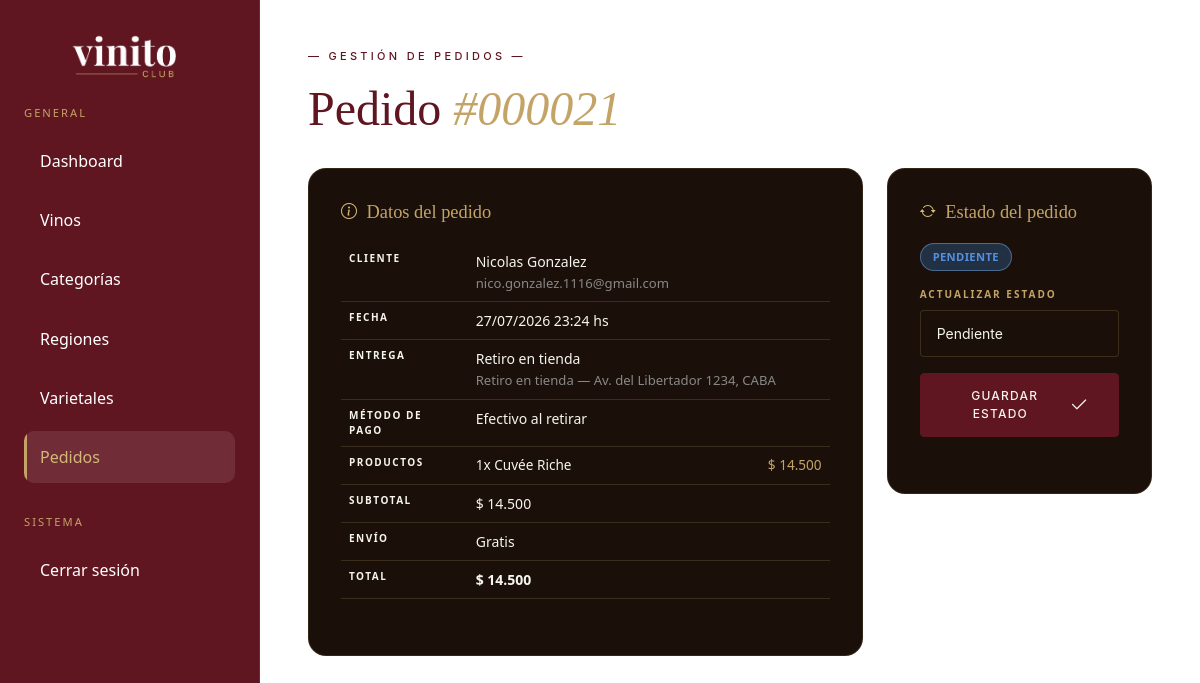
/admin/index.php?sec=pedido-ver&id=21 (signed in), run on the app's committed database.
### tables this page shows
CREATE TABLE `pedidos` (
  `id_pedido` int NOT NULL,
  `id_usuario` int NOT NULL,
  `fecha_pedido` timestamp NOT NULL DEFAULT CURRENT_TIMESTAMP,
  `estado` enum('Pendiente','Preparando','Enviado','Entregado','Cancelado') NOT NULL DEFAULT 'Pendiente',
  `metodo_pago` varchar(50) NOT NULL,
  `metodo_envio` varchar(50) NOT NULL,
  `direccion` varchar(255) NOT NULL,
  `observaciones` text,
  `subtotal` decimal(10,2) NOT NULL,
  `costo_envio` decimal(10,2) NOT NULL,
  `total` decimal(10,2) NOT NULL,
  `cuotas` tinyint NOT NULL DEFAULT '1'
);

CREATE TABLE `usuarios` (
  `id_usuario` int NOT NULL,
  `nombre` varchar(100) NOT NULL,
  `email` varchar(150) NOT NULL,
  `password` varchar(255) NOT NULL,
  `rol` enum('cliente','admin') NOT NULL DEFAULT 'cliente',
  `telefono` varchar(20) DEFAULT NULL,
  `fecha_registro` timestamp NOT NULL DEFAULT CURRENT_TIMESTAMP,
  `direccion` varchar(255) DEFAULT NULL
);

CREATE TABLE `detalle_pedidos` (
  `id_detalle` int NOT NULL,
  `id_pedido` int NOT NULL,
  `id_vino` int NOT NULL,
  `cantidad` int NOT NULL,
  `precio_unitario` decimal(10,2) NOT NULL,
  `subtotal` decimal(10,2) NOT NULL
);

CREATE TABLE `vinos` (
  `id_vino` int NOT NULL,
  `nombre` varchar(150) NOT NULL,
  `descripcion` text NOT NULL,
  `precio` decimal(10,2) NOT NULL,
  `stock` int NOT NULL,
  `imagen` varchar(255) NOT NULL,
  `anio_cosecha` date NOT NULL,
  `volumen_ml` int NOT NULL,
  `temperatura_servicio` int NOT NULL,
  `bodega` varchar(100) NOT NULL,
  `categoria_id` int NOT NULL,
  `maridaje` varchar(255) NOT NULL,
  `destacado` tinyint(1) NOT NULL,
  `region_id` int DEFAULT NULL
);

### classes/Pedido.php (called while the page is built, shortened)
<?php
require_once 'Usuario.php';
require_once 'DetallePedido.php';
class Pedido
{
    private int $id_pedido;
    private int $id_usuario;
    private string $fecha_pedido;
    private string $estado;
    private string $metodo_pago;
    private string $metodo_envio;
    private string $direccion;
    private float $subtotal;
    private float $costo_envio;
    private float $total;
    public function getId(): int
    {
        return $this->id_pedido;
    }
    public function getIdUsuario(): int
    {
        return $this->id_usuario;
    }
    public function getFechaPedido(): string
    {
        return $this->fecha_pedido;
    }
    public function getEstado(): string
    {
        return $this->estado;
    }
    public function getMetodoPago(): string
    {
        return $this->metodo_pago;
    }
    public function getMetodoEnvio(): string
    {
        return $this->metodo_envio;
    }
    public function getDireccion(): string
    {
        return $this->direccion;
    }
    public function getSubtotal(): float
    {
        return $this->subtotal;
    }
    public function getCostoEnvio(): float
    {
        return $this->costo_envio;
    }
    public function getTotal(): float
    {
        return $this->total;
    }
    public static function buscarPorId(int $idPedido): ?Pedido
    {
        $conexion = (new Conexion())->getConexion();
        $query = "SELECT *
                FROM pedidos
                WHERE id_pedido = ?";
        $stmt = $conexion->prepare($query);
        $stmt->setFetchMode(
            PDO::FETCH_CLASS,
            self::class
        );
        $stmt->execute([$idPedido]);
        $pedido = $stmt->fetch();
        return $pedido ?: null;
    }
    public static function obtenerPedidoCompleto(int $idPedido): ?array
    {
        $pedido = self::buscarPorId($idPedido);
        $usuario = Usuario::buscarPorId(
            $pedido->getIdUsuario()
        );
        $productos = DetallePedido::obtenerPorPedido(
            $pedido->getId()
        );
        return [
            'pedido'    => $pedido,
            'usuario'   => $usuario,
            'productos' => $productos
        ];
    }
}

### classes/Usuario.php (called while the page is built, shortened)
<?php
class Usuario
{
    private string $nombre;
    private string $email;
    public function getNombre(): string
    {
        return $this->nombre;
    }
    public function getEmail(): string
    {
        return $this->email;
    }
    public static function buscarPorId(int $id): ?Usuario
    {
        $conexion = (new Conexion())->getConexion();
        $query = "SELECT *
            FROM usuarios
            WHERE id_usuario = ?";
        $stmt = $conexion->prepare($query);
        $stmt->setFetchMode(
            PDO::FETCH_CLASS,
            self::class
        );
        $stmt->execute([$id]);
        $usuario = $stmt->fetch();
        return $usuario ?: null;
    }
}

### classes/DetallePedido.php (called while the page is built, shortened)
<?php
class DetallePedido
{
    public static function obtenerPorPedido(int $idPedido): array
    {
        $conexion = (new Conexion())->getConexion();
        $query = "SELECT dp.*, v.nombre, v.bodega, v.imagen
                FROM detalle_pedidos dp
                INNER JOIN vinos v
                        ON dp.id_vino = v.id_vino
                WHERE dp.id_pedido = ?";
        $stmt = $conexion->prepare($query);
        $stmt->execute([$idPedido]);
        return $stmt->fetchAll(PDO::FETCH_ASSOC);
    }
}

### admin/vistas/pedido-ver.php (the view, shortened to what this page needs)
<?php
$metodoPagoLabels = [
    MetodoPago::TARJETA    => 'Tarjeta de crédito o débito',
    'transferencia'        => 'Transferencia bancaria',
    MetodoPago::EFECTIVO   => 'Efectivo al retirar',
];
$tipoEntregaLabels = [
    MetodoEnvio::DOMICILIO => 'Envío a domicilio',
    MetodoEnvio::RETIRO    => 'Retiro en tienda',
];
$estadoVariantes = [
    strtolower(EstadoPedido::PENDIENTE)  => 'pendiente',
    strtolower(EstadoPedido::PREPARANDO) => 'preparando',
    strtolower(EstadoPedido::ENVIADO)    => 'enviado',
    strtolower(EstadoPedido::ENTREGADO)  => 'entregado',
    strtolower(EstadoPedido::CANCELADO)  => 'cancelado',
];
$estadoActualClave = strtolower(trim($pedido->getEstado()));
$varianteActual = $estadoVariantes[$estadoActualClave] ?? strtolower(EstadoPedido::PENDIENTE);
?>
<div class="admin-layout">
    <aside class="admin-sidebar" id="adminSidebar">
        <div class="navbar-brand d-flex justify-content-start">
            <a href="index.php?sec=dashboard"><img src="../assets/img/logo.png" alt="Vinito Club" id="logoImg"></a>
        </div>
        <nav class="admin-nav">
            <h6>GENERAL</h6>
            <a href="index.php?sec=dashboard">Dashboard</a>
            <a href="index.php?sec=vinos">Vinos</a>
            <a href="index.php?sec=categorias">Categorías</a>
            <a href="index.php?sec=regiones">Regiones</a>
            <a href="index.php?sec=varietales">Varietales</a>
            <a href="index.php?sec=pedidos" class="active">Pedidos</a>
            <h6>SISTEMA</h6>
            <a href="logout.php">Cerrar sesión</a>
        </nav>
    </aside>
    <main class="admin-content">
        <header class="admin-header vinos-header">
            <div>
                <p class="section-label"> — GESTIÓN DE PEDIDOS — </p>
                <h1 class="section-title">
                    Pedido <em>#<?= str_pad((string) $pedido->getId(), 6, '0', STR_PAD_LEFT); ?></em>
                </h1>
            </div>
        </header>
        <div class="row g-4">
            <div class="col-lg-8">
                <section class="form-panel">
                    <div class="form-section">
                        <h3 class="form-section-title"><i class="bi bi-info-circle"></i> Datos del pedido</h3>
                        <table class="table resumen-table">
                            <tbody>
                                <tr>
                                    <th>Cliente</th>
                                    <td>
                                        <?= htmlspecialchars($usuario->getNombre()); ?>
                                        <br>
                                        <span class="checkout-resumen-direccion"><?= htmlspecialchars($usuario->getEmail()); ?></span>
                                    </td>
                                </tr>
                                <tr>
                                    <th>Fecha</th>
                                    <td><?= date('d/m/Y H:i', strtotime($pedido->getFechaPedido())); ?> hs</td>
                                </tr>
                                <tr>
                                    <th>Entrega</th>
                                    <td>
                                        <?= htmlspecialchars($tipoEntregaLabels[$pedido->getMetodoEnvio()] ?? $pedido->getMetodoEnvio()); ?>
                                        <br>
                                        <span class="checkout-resumen-direccion"><?= htmlspecialchars($pedido->getDireccion()); ?></span>
                                    </td>
                                </tr>
                                <tr>
                                    <th>Método de pago</th>
                                    <td>
                                        <?= htmlspecialchars($metodoPagoLabels[$pedido->getMetodoPago()] ?? $pedido->getMetodoPago()); ?>
                                    </td>
                                </tr>
                                <tr>
                                    <th>Productos</th>
                                    <td>
                                        <?php foreach ($productos as $item): ?>
                                        <div class="checkout-confirmado-item">
                                            <?= htmlspecialchars($item['cantidad']); ?>x
                                            <?= htmlspecialchars($item['nombre']); ?>
                                            <span class="checkout-confirmado-item-precio">
                                                $ <?= number_format($item['subtotal'], 0, ',', '.'); ?>
                                            </span>
                                        </div>
                                        <?php endforeach; ?>
                                    </td>
                                </tr>
                                <tr>
                                    <th>Subtotal</th>
                                    <td>$ <?= number_format($pedido->getSubtotal(), 0, ',', '.'); ?></td>
                                </tr>
                                <tr>
                                    <th>Envío</th>
                                    <td>
                                        <?= $pedido->getCostoEnvio() > 0
                                            ? '$ ' . number_format($pedido->getCostoEnvio(), 0, ',', '.')
                                            : 'Gratis'; ?>
                                    </td>
                                </tr>
                                <tr>
                                    <th>Total</th>
                                    <td class="checkout-confirmado-total">
                                        $ <?= number_format($pedido->getTotal(), 0, ',', '.'); ?>
                                    </td>
                                </tr>
                            </tbody>
                        </table>
                    </div>
                </section>
            </div>
            <div class="col-lg-4">
                <section class="form-panel">
                    <div class="form-section">
                        <h3 class="form-section-title"><i class="bi bi-arrow-repeat"></i> Estado del pedido</h3>
                        <p class="mb-3">
                            <span class="pedido-status  pedido-status--<?= $varianteActual ?>">
                                <?= htmlspecialchars($pedido->getEstado()); ?>
                            </span>
                        </p>
                        <form method="POST" action="index.php?sec=pedido-ver&id=<?= $pedido->getId(); ?>">
                            <div class="form-group full mb-3">
                                <label class="form-label-custom" for="estado">Actualizar estado</label>
                                <select id="estado" name="estado" class="form-control-custom">
                                    <?php foreach ($estadosDisponibles as $estadoOpcion): ?>
                                    <option
                                        value="<?= htmlspecialchars($estadoOpcion); ?>"
                                        <?= strcasecmp($estadoOpcion, $pedido->getEstado()) === 0 ? 'selected' : ''; ?>
                                    >
                                        <?= htmlspecialchars($estadoOpcion); ?>
                                    </option>
                                    <?php endforeach; ?>
                                </select>
                            </div>
                            <button type="submit" class="btn-hero-primary w-100 text-center justify-content-center">
                                Guardar estado &nbsp;<i class="bi bi-check2"></i>
                            </button>
                        </form>
                    </div>
                </section>
            </div>
        </div>
    </main>
</div>

### data on the page
pedidos: id_pedido "000021", fecha_pedido "27/07/2026 23:24", metodo_envio "Retiro en tienda", direccion "Retiro en tienda — Av. del Libertador 1234, CABA", metodo_pago "Efectivo al retirar", subtotal "14.500", total "14.500", estado "PENDIENTE", estado "Pendiente"
usuarios: nombre "Nicolas Gonzalez", email "nico.gonzalez.1116@gmail.com"
detalle_pedidos: cantidad "1", id_vino.nombre "Cuvée Riche", subtotal "14.500"
